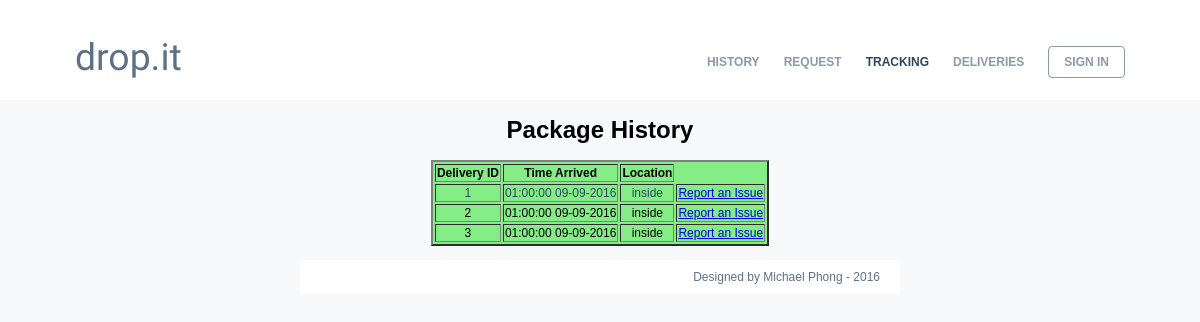
The page /pages/history.php on the database its author committed.
### tables this page shows
CREATE TABLE IF NOT EXISTS `history` (
  `delivery_id` int(10) NOT NULL,
  `time` int(64) NOT NULL,
  `location` varchar(300) NOT NULL,
  PRIMARY KEY (`delivery_id`,`time`)
);

### pages/history.php (the view, shortened to what this page needs)
<!DOCTYPE html>
<html>
    <head>
         <link async href="../css/styles.css" rel="stylesheet" type="text/css"/>
    </head>
    <body>
        <div id="back_nav">
			<div id="wrapper">
				<header>
					<a id="login_blue" class="menu menu_blue" href="login.php"><?php
                                                                        if(isset($_SESSION['email']))
                                                                            echo 'SIGN OUT</a>';
                                                                        else
																		 {
                                                                            echo 'SIGN IN</a>';}?>
					<a id="header" class="intro intro_blue" href="../index.php">drop.it</a>
					<a id="deliveries" class="menu menu_blue" href="deliveries.php">DELIVERIES</a>
					<a id="tracking" class="menu menu_blue selected" href="tracking.php">TRACKING</a>
                    <a id="request" class="menu menu_blue" href="request.php">REQUEST</a>
					<a id="request" class="menu menu_blue" href="history.php">HISTORY</a>
				</header>
					<div id="content">
      <?php
	  $servername = "localhost";
	  $username = "edit";
	  $password = "editme";
	  $dbname = "tib";
	  $conn = new mysqli($servername, $username, $password, $dbname);
	  $sql = "SELECT delivery_id, time, location FROM history";
	  $result = $conn->query($sql);
      ?>
	  <h1>Package History</h1>
      <table border="2" style= "background-color: #84ed86; color: black; margin: 0 auto;" >
      <thead>
        <tr>
          <th>Delivery ID</th>
          <th>Time Arrived</th>
          <th>Location</th>
        </tr>
      </thead>
      <tbody>
        <?php
		if ($result->num_rows > 0)
		{
          while( $row = $result->fetch_assoc()){
            echo
            "<tr>
              <td>$row[delivery_id]</td>
			  <td>" . date('h:i:s\ d-m-Y',$row[time]) . "</td>
			  <td>$row[location]</td>
			  <td><a href='complaints.php?id=".$row['delivery_id']."'>Report an Issue</a></td>
            </tr>\n";
          }
		}
		else {
				echo "No Results Found";}
        ?>
      </tbody>
    </table>
	<br>
                    <footer id="footer">
                        <p> Designed by Michael Phong - 2016</p>
					</footer>
					</div>
				</div>
			</div>
    </body>
</html>

### css/styles.css (style rules this page uses)
body { margin: 0 auto; z-index: -99; background: rgb(248, 249, 250); }
body #back_nav { position: relative; width: 100%; background: white; height: 100px; z-index: 98; }
#wrapper { margin: 0 auto; font-family: Helvetica; font-size: 12px; min-width: 800px; max-width: 1080px; background-color: rgb(248, 249, 250); min-height: 100vh; margin-bottom: 10px; overflow: hidden; }
header { padding-top: 25px; height: 75px; background-color: white; }
.intro { position: relative; float: left; margin-top: 10px; display: inline-block; font-family: 'Fredoka One', cursive; color: white; height:49px; text-align:center; font-size: 28pt; width: 100px; text-decoration: none; z-index: 99; left: 15px; }
.intro_blue { color: rgba(44, 70, 98, 0.77); }
.menu { position: relative; right: 15px; float: right; padding-right: 20px; margin-top: 22px; color: white; font-weight: bold; text-decoration: none; z-index: 99; padding-left: 12px; padding-right: 12px; line-height: 30px; }
.menu_blue { color: rgba(44, 70, 98, 0.55); }
#login_blue, .button { border:1px solid rgba(44, 70, 98, 0.55); border-radius: 4px; margin-top: 21px; line-height: 30px; padding-left: 15px; padding-right: 15px; margin-left: 12px; }
.selected { color: rgb(44, 70, 98); }
#content { height: 100%; text-align: center; width: 600px; margin: 0 auto; margin-top: 10px; }
tbody tr:first-of-type { color: #2c4662 !important; }
#footer { font-family: Helvetica; font-size: 12px; //position: absolute; //clear: both; text-align: right; display:block; width: 100%; background-color: white; color: rgba(44, 70, 98, 0.77); z-index: 98; //left: 0px; //top: 100vh; }
#footer p { margin: 0px; padding-bottom: 10px; padding-top: 10px; margin-right: 20px; }

### rows shown on the page
history: delivery "1", time "01:00:00 09-09-2016", location "inside"
history: delivery "2", time "01:00:00 09-09-2016", location "inside"
history: delivery "3", time "01:00:00 09-09-2016", location "inside"
